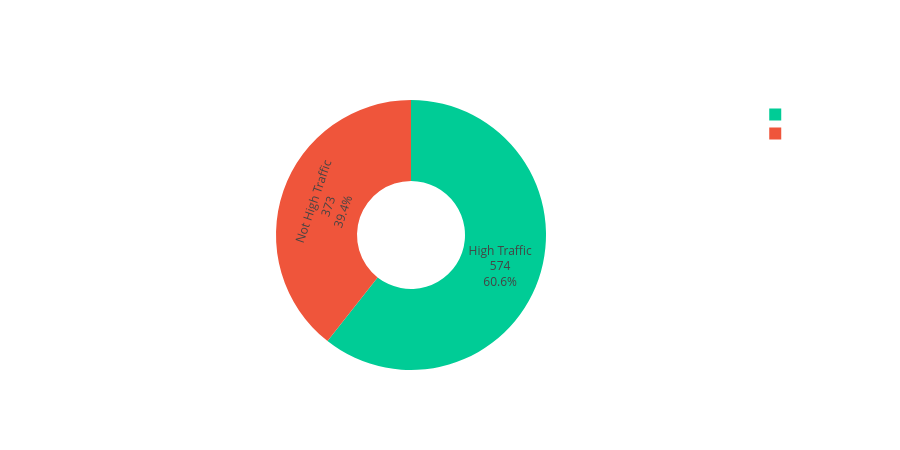

Notebook cell for this chart:
### Markdown cell above
**Calorie Distribution Findings:**

The calorie distribution is **right-skewed**, with the majority of recipes concentrated in the lower calorie range (roughly 0-600 calories). The median sits around 289 calories, while the mean is higher at ~436 calories, pulled upward by a long right tail extending to over 3,600 calories.

Key observations:
- Most recipes are moderate-calorie, which aligns with a health-conscious recipe subscription service
- There are notable **outliers at the high end** (recipes above ~1,500 calories), which may represent multi-serving or indulgent recipes
- The skewed distribution suggests that calorie values alone may need to be considered alongside other nutritional features for effective prediction, as most recipes cluster in a similar calorie range

### Code cell
# Single-Variable Chart 3: High traffic class balance
traffic_counts = traffic_df['high_traffic'].value_counts().sort_index()
labels = ['Not High Traffic', 'High Traffic']  # index 0 = Not High, index 1 = High

fig = go.Figure(data=[go.Pie(
    labels=labels,
    values=traffic_counts.values,
    hole=0.4,
    marker_colors=['#EF553B', '#00CC96'],
    textinfo='label+percent+value'
)])
fig.update_layout(
    title='High Traffic Class Distribution',
    template='plotly_white',
    height=450
)

fig.update_layout(paper_bgcolor='rgba(0,0,0,0)', plot_bgcolor='rgba(0,0,0,0)', font=dict(color='white'),
    xaxis=dict(gridcolor='rgba(255,255,255,0.69)'),
    yaxis=dict(gridcolor='rgba(255,255,255,0.69)')
)

fig.write_image('notebook_images/plot_images/traffic_class_distribution.png', scale=2)
fig.show()

### Figure 1 — Plotly figure (JSON) as saved in the notebook; plotly's stock layout.template omitted (floating-point values rounded to 4 significant figures)
{"data": [{"hole": 0.4, "labels": ["Not High Traffic", "High Traffic"], "marker": {"colors": ["#EF553B", "#00CC96"]}, "textinfo": "label+percent+value", "values": [373, 574], "type": "pie"}], "layout": {"title": {"text": "High Traffic Class Distribution"}, "height": 450, "font": {"color": "white"}, "xaxis": {"gridcolor": "rgba(255,255,255,0.69)"}, "yaxis": {"gridcolor": "rgba(255,255,255,0.69)"}, "paper_bgcolor": "rgba(0,0,0,0)", "plot_bgcolor": "rgba(0,0,0,0)"}}
